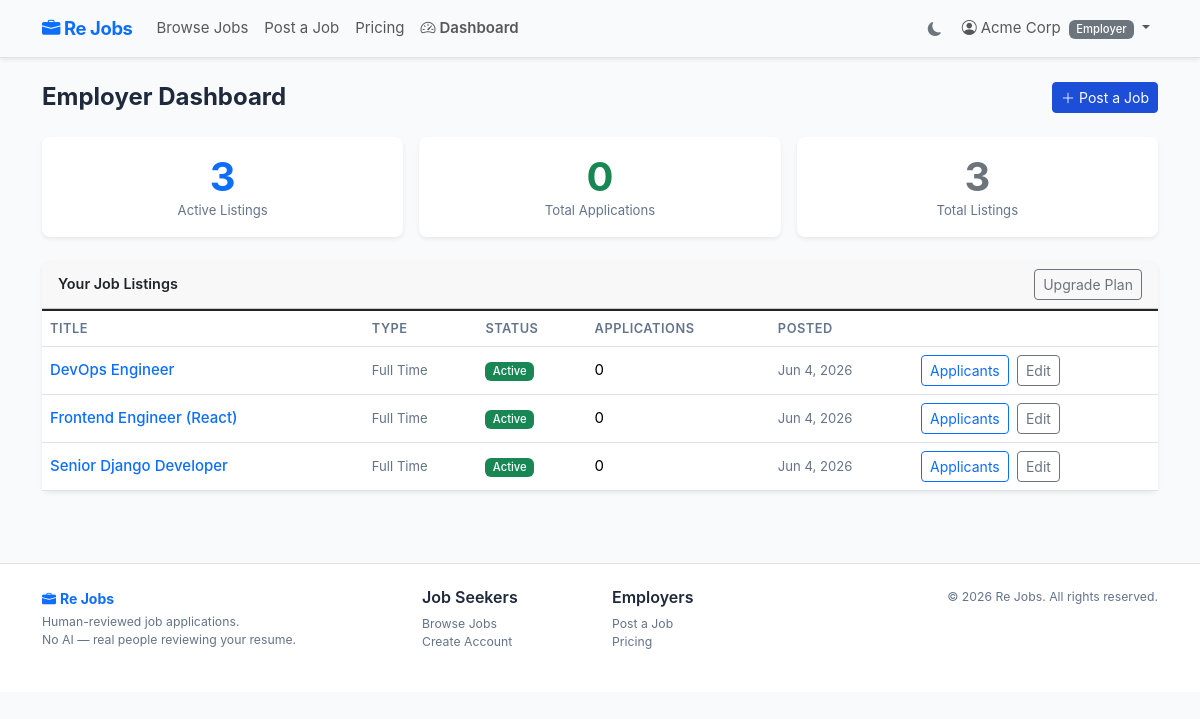
The page /dashboard/employer/ (signed in) on the database its author committed.
### apps/accounts/models.py (models this page shows, shortened)
class CustomUser(AbstractUser):
    ADMIN = 'admin'
    REVIEWER = 'reviewer'
    EMPLOYER = 'employer'
    JOB_SEEKER = 'job_seeker'
    ROLE_CHOICES = [
        (ADMIN, 'Admin'),
        (REVIEWER, 'Reviewer'),
        (EMPLOYER, 'Employer'),
        (JOB_SEEKER, 'Job Seeker'),
    ]
    username = models.CharField(
        _('username'),
        max_length=150,
        blank=True,
        validators=[UnicodeUsernameValidator()],
    )
    email = models.EmailField(_('email address'), unique=True)
    role = models.CharField(max_length=20, choices=ROLE_CHOICES, default=JOB_SEEKER)
    objects = CustomUserManager()
    USERNAME_FIELD = 'email'
    REQUIRED_FIELDS = []
    class Meta:
        verbose_name = _('user')
        verbose_name_plural = _('users')
    def get_full_name(self):
        full = f'{self.first_name} {self.last_name}'.strip()
        return full or self.email
    @property
    def is_admin_user(self):
        return self.role == self.ADMIN or self.is_superuser
    @property
    def is_employer_user(self):
        return self.role == self.EMPLOYER
    @property
    def display_role(self):
        return dict(self.ROLE_CHOICES).get(self.role, self.role)

### apps/jobs/models.py (models this page shows, shortened)
class JobListing(models.Model):
    FULL_TIME = 'full_time'
    PART_TIME = 'part_time'
    CONTRACT = 'contract'
    TEMPORARY = 'temporary'
    INTERNSHIP = 'internship'
    JOB_TYPE_CHOICES = [
        (FULL_TIME, 'Full Time'),
        (PART_TIME, 'Part Time'),
        (CONTRACT, 'Contract'),
        (TEMPORARY, 'Temporary'),
        (INTERNSHIP, 'Internship'),
    ]
    DRAFT = 'draft'
    ACTIVE = 'active'
    PAUSED = 'paused'
    CLOSED = 'closed'
    EXPIRED = 'expired'
    STATUS_CHOICES = [
        (DRAFT, 'Draft'),
        (ACTIVE, 'Active'),
        (PAUSED, 'Paused'),
        (CLOSED, 'Closed'),
        (EXPIRED, 'Expired'),
    ]
    ONSITE = 'onsite'
    REMOTE = 'remote'
    HYBRID = 'hybrid'
    WORK_MODE_CHOICES = [
        (ONSITE, 'On-site'),
        (REMOTE, 'Remote'),
        (HYBRID, 'Hybrid'),
    ]
    employer = models.ForeignKey(
        'accounts.EmployerProfile',
        on_delete=models.CASCADE,
        related_name='job_listings',
    )
    category = models.ForeignKey(
        JobCategory,
        on_delete=models.SET_NULL,
        null=True,
        blank=True,
        related_name='job_listings',
    )
    title = models.CharField(max_length=200)
    slug = models.SlugField(max_length=250, unique=True, blank=True)
    description = models.TextField()
    requirements = models.TextField()
    responsibilities = models.TextField(blank=True)
    job_type = models.CharField(max_length=20, choices=JOB_TYPE_CHOICES, default=FULL_TIME)
    work_mode = models.CharField(max_length=20, choices=WORK_MODE_CHOICES, default=ONSITE)
    location = models.CharField(max_length=200, blank=True)
    salary_min = models.DecimalField(max_digits=10, decimal_places=2, null=True, blank=True)
    salary_max = models.DecimalField(max_digits=10, decimal_places=2, null=True, blank=True)
    salary_currency = models.CharField(max_length=3, default='USD')
    is_salary_public = models.BooleanField(default=True)
    status = models.CharField(max_length=20, choices=STATUS_CHOICES, default=DRAFT)
    is_featured = models.BooleanField(default=False)
    application_deadline = models.DateField(null=True, blank=True)
    posted_at = models.DateTimeField(null=True, blank=True)
    expires_at = models.DateTimeField(null=True, blank=True)
    created_at = models.DateTimeField(auto_now_add=True)
    updated_at = models.DateTimeField(auto_now=True)
    class Meta:
        verbose_name = 'Job Listing'
        verbose_name_plural = 'Job Listings'
        ordering = ['-posted_at', '-created_at']

### apps/accounts/dashboard_views.py (the view)
# urls.py: path('employer/', views.employer_dashboard, name='employer'),
@login_required
def employer_dashboard(request):
    if not request.user.is_employer_user:
        return redirect('dashboard:home')
    try:
        profile = request.user.employer_profile
    except EmployerProfile.DoesNotExist:
        return redirect('dashboard:complete_profile')
    listings = profile.job_listings.order_by('-created_at')
    context = {
        'profile': profile,
        'listings': listings,
        'active_count': listings.filter(status='active').count(),
        'total_applications': Application.objects.filter(job__employer=profile).count(),
    }
    return render(request, 'dashboard/employer.html', context)

### templates/dashboard/employer.html (shortened to what this page needs)
{% extends 'base.html' %}
{% block content %}
<div class="container">
  <div class="d-flex justify-content-between align-items-center mb-4">
    <h1 class="h4 fw-bold mb-0">Employer Dashboard</h1>
    <a href="{% url 'jobs:post' %}" class="btn btn-primary btn-sm">
      <i class="bi bi-plus-lg me-1"></i>Post a Job
    </a>
  </div>
  <div class="row g-3 mb-4">
    <div class="col-sm-4">
      <div class="card border-0 shadow-sm text-center p-3">
        <div class="display-6 fw-bold text-primary">{{ active_count }}</div>
        <div class="text-muted small">Active Listings</div>
      </div>
    </div>
    <div class="col-sm-4">
      <div class="card border-0 shadow-sm text-center p-3">
        <div class="display-6 fw-bold text-success">{{ total_applications }}</div>
        <div class="text-muted small">Total Applications</div>
      </div>
    </div>
    <div class="col-sm-4">
      <div class="card border-0 shadow-sm text-center p-3">
        <div class="display-6 fw-bold text-secondary">{{ listings|length }}</div>
        <div class="text-muted small">Total Listings</div>
      </div>
    </div>
  </div>
  <div class="card border-0 shadow-sm">
    <div class="card-header fw-semibold d-flex justify-content-between align-items-center">
      Your Job Listings
      <a href="{% url 'billing:plans' %}" class="btn btn-outline-secondary btn-sm">Upgrade Plan</a>
    </div>
    {% if listings %}
    <div class="table-responsive">
      <table class="table table-hover align-middle mb-0">
        <thead class="table-group-divider">
          <tr>
            <th>Title</th>
            <th>Type</th>
            <th>Status</th>
            <th>Applications</th>
            <th>Posted</th>
            <th></th>
          </tr>
        </thead>
        <tbody>
          {% for listing in listings %}
          <tr>
            <td>
              <a class="fw-medium text-decoration-none" href="{% url 'jobs:detail' listing.slug %}">{{ listing.title }}</a>
            </td>
            <td class="text-muted small">{{ listing.get_job_type_display }}</td>
            <td>
              {% if listing.status == 'active' %}
              <span class="badge bg-success">Active</span>
              {% elif listing.status == 'draft' %}
              <span class="badge bg-secondary">Draft</span>
              {% elif listing.status == 'paused' %}
              <span class="badge text-bg-warning">Paused</span>
              {% elif listing.status == 'closed' %}
              <span class="badge bg-danger">Closed</span>
              {% else %}
              <span class="badge bg-secondary-subtle text-secondary-emphasis">{{ listing.get_status_display }}</span>
              {% endif %}
            </td>
            <td>{{ listing.applications.count }}</td>
            <td class="text-muted small">{{ listing.posted_at|date:"M j, Y"|default:"—" }}</td>
            <td>
              <a href="{% url 'applications:job_applicants' listing.pk %}" class="btn btn-outline-primary btn-sm me-1">Applicants</a>
              <a href="{% url 'jobs:edit' listing.pk %}" class="btn btn-outline-secondary btn-sm">Edit</a>
            </td>
          </tr>
          {% endfor %}
        </tbody>
      </table>
    </div>
    {% else %}
    <div class="card-body text-center py-5 text-muted">
      <i class="bi bi-briefcase display-4 d-block mb-3"></i>
      <p>No job listings yet.</p>
      <a href="{% url 'jobs:post' %}" class="btn btn-primary btn-sm">Post Your First Job</a>
    </div>
    {% endif %}
  </div>
</div>
{% endblock %}

### templates/base.html (shortened to what this page needs)
{% load static %}
<!DOCTYPE html>
<html lang="en" data-bs-theme="light">
<head>
  <link rel="stylesheet" href="https://cdn.jsdelivr.net/npm/bootstrap@5.3.3/dist/css/bootstrap.min.css">
  <link rel="stylesheet" href="https://cdn.jsdelivr.net/npm/bootstrap-icons@1.11.3/font/bootstrap-icons.min.css">
  <link rel="stylesheet" href="{% static 'css/main.css' %}">
</head>
<body>
  {% include 'partials/_navbar.html' %}
  <main class="py-4">
    {% block content %}{% endblock %}
  </main>
  {% include 'partials/_footer.html' %}
</body>
</html>

### templates/partials/_navbar.html (shortened to what this page needs)
<nav class="navbar navbar-expand-lg border-bottom shadow-sm" data-bs-theme="auto">
  <div class="container">
    <a class="navbar-brand fw-bold text-primary" href="{% url 'jobs:list' %}">
      <i class="bi bi-briefcase-fill me-1"></i>Re Jobs
    </a>
    <div class="collapse navbar-collapse" id="mainNav">
      <ul class="navbar-nav me-auto mb-2 mb-lg-0">
        <li class="nav-item">
          <a class="nav-link" href="{% url 'jobs:list' %}">Browse Jobs</a>
        </li>
        {% if user.is_authenticated and user.is_employer_user %}
        <li class="nav-item">
          <a class="nav-link" href="{% url 'jobs:post' %}">Post a Job</a>
        </li>
        {% endif %}
        <li class="nav-item">
          <a class="nav-link" href="{% url 'billing:plans' %}">Pricing</a>
        </li>
        {% if user.is_authenticated %}
        <li class="nav-item">
          <a class="nav-link fw-semibold" href="{% url 'dashboard:home' %}">
            <i class="bi bi-speedometer2 me-1"></i>Dashboard
          </a>
        </li>
        {% endif %}
      </ul>
      <ul class="navbar-nav ms-auto align-items-center">
        <li class="nav-item me-1">
          <button id="theme-toggle" class="btn btn-sm btn-outline-secondary border-0" title="Toggle dark/light mode" aria-label="Toggle theme">
            <i class="bi bi-moon-fill" id="theme-icon"></i>
          </button>
        </li>
        {% if user.is_authenticated %}
        <li class="nav-item dropdown">
          <a class="nav-link dropdown-toggle" href="#" role="button" data-bs-toggle="dropdown">
            <i class="bi bi-person-circle me-1"></i>{{ user.get_full_name }}
            <span class="badge bg-secondary ms-1 text-capitalize">{{ user.display_role }}</span>
          </a>
        </li>
        {% endif %}
      </ul>
    </div>
  </div>
</nav>

### templates/partials/_footer.html
<footer class="bg-body border-top mt-5 py-4">
  <div class="container">
    <div class="row gy-3">
      <div class="col-md-4">
        <strong class="text-primary"><i class="bi bi-briefcase-fill me-1"></i>Re Jobs</strong>
        <p class="text-muted small mt-1 mb-0">Human-reviewed job applications.<br>No AI — real people reviewing your resume.</p>
      </div>
      <div class="col-md-2">
        <h6 class="fw-semibold">Job Seekers</h6>
        <ul class="list-unstyled small">
          <li><a class="text-muted text-decoration-none" href="{% url 'jobs:list' %}">Browse Jobs</a></li>
          <li><a class="text-muted text-decoration-none" href="{% url 'accounts:register' %}">Create Account</a></li>
        </ul>
      </div>
      <div class="col-md-2">
        <h6 class="fw-semibold">Employers</h6>
        <ul class="list-unstyled small">
          <li><a class="text-muted text-decoration-none" href="{% url 'jobs:post' %}">Post a Job</a></li>
          <li><a class="text-muted text-decoration-none" href="{% url 'billing:plans' %}">Pricing</a></li>
        </ul>
      </div>
      <div class="col-md-4 text-md-end">
        <p class="text-muted small mb-0">&copy; {% now "Y" %} Re Jobs. All rights reserved.</p>
      </div>
    </div>
  </div>
</footer>

### static/css/main.css (style rules this page uses)
:root { --rj-primary: #1d4ed8; --rj-primary-dk: #1e40af; --rj-text: #1e293b; --rj-muted: #64748b; --rj-border: #e2e8f0; --rj-bg: #f8fafc; --rj-white: #ffffff; }
body { color: var(--rj-text); background-color: var(--rj-bg); font-family: -apple-system, BlinkMacSystemFont, "Segoe UI", Roboto, "Helvetica Neue", Arial, sans-serif; font-size: 0.9375rem; }
h1, h2, h3, h4, h5, h6 { color: var(--rj-text); }
.text-muted { color: var(--rj-muted) !important; }
.navbar { min-height: 58px; }
.navbar-brand { font-size: 1.15rem; letter-spacing: -0.02em; }
.card { border-radius: 0.5rem; }
.card-header { border-radius: 0.5rem 0.5rem 0 0 !important; font-size: 0.9rem; }
.btn-primary { background-color: var(--rj-primary); border-color: var(--rj-primary); }
.table thead th { font-size: 0.8rem; font-weight: 600; text-transform: uppercase; letter-spacing: 0.04em; color: var(--rj-muted); }
.badge { font-weight: 500; }
footer { font-size: 0.875rem; }

### rows shown on the page
CustomUser: get_full_name "Acme Corp", display_role "Employer"
JobListing: title "DevOps Engineer", job_type "Full Time", status "Active", applications.count "0", posted_at "Jun 4, 2026"
JobListing: title "Frontend Engineer (React)", job_type "Full Time", status "Active", applications.count "0", posted_at "Jun 4, 2026"
JobListing: title "Senior Django Developer", job_type "Full Time", status "Active", applications.count "0", posted_at "Jun 4, 2026"

### other values the page prints
{{ active_count }} "3"
{{ total_applications }} "0"
{{ listings|length }} "3"
